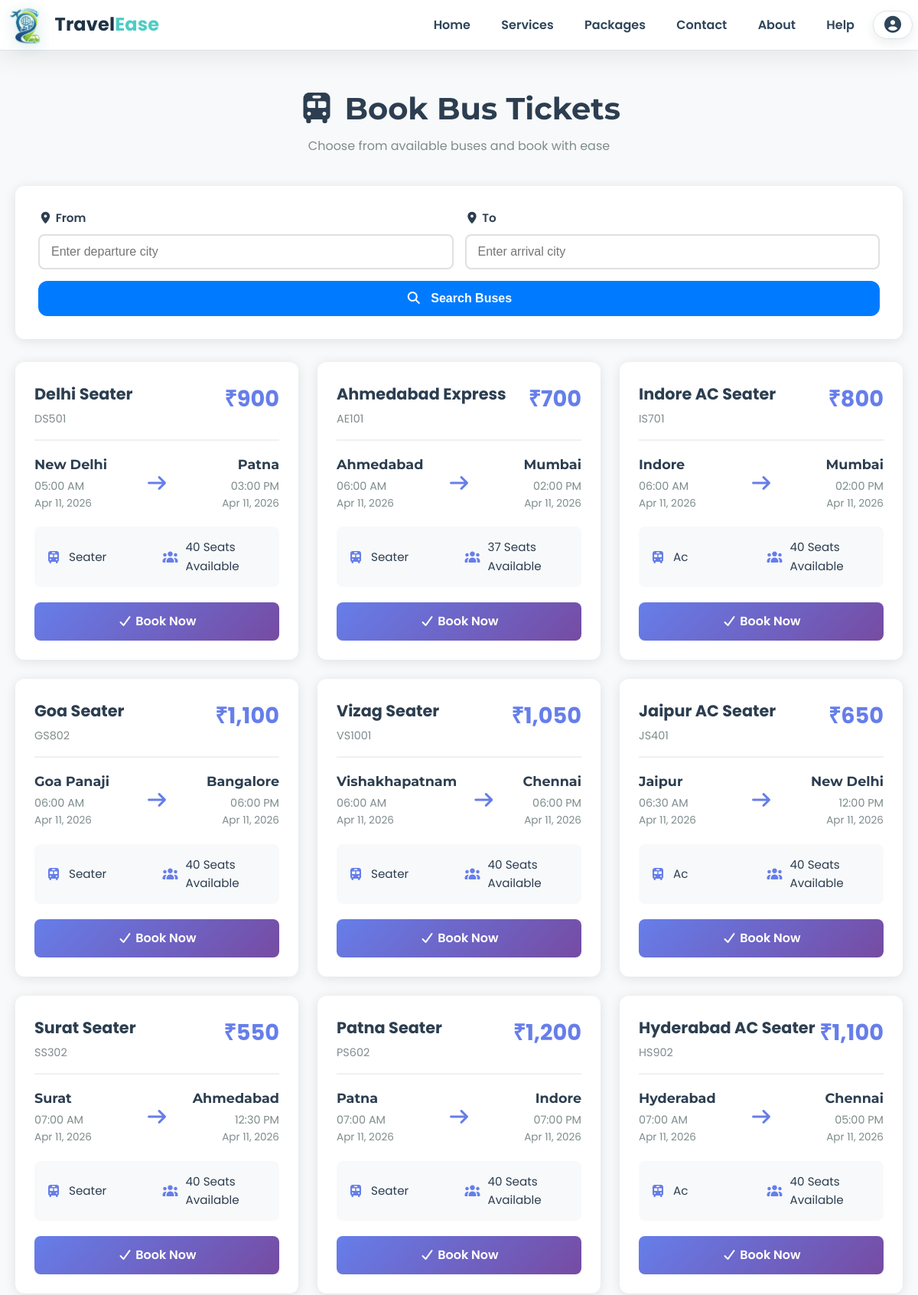
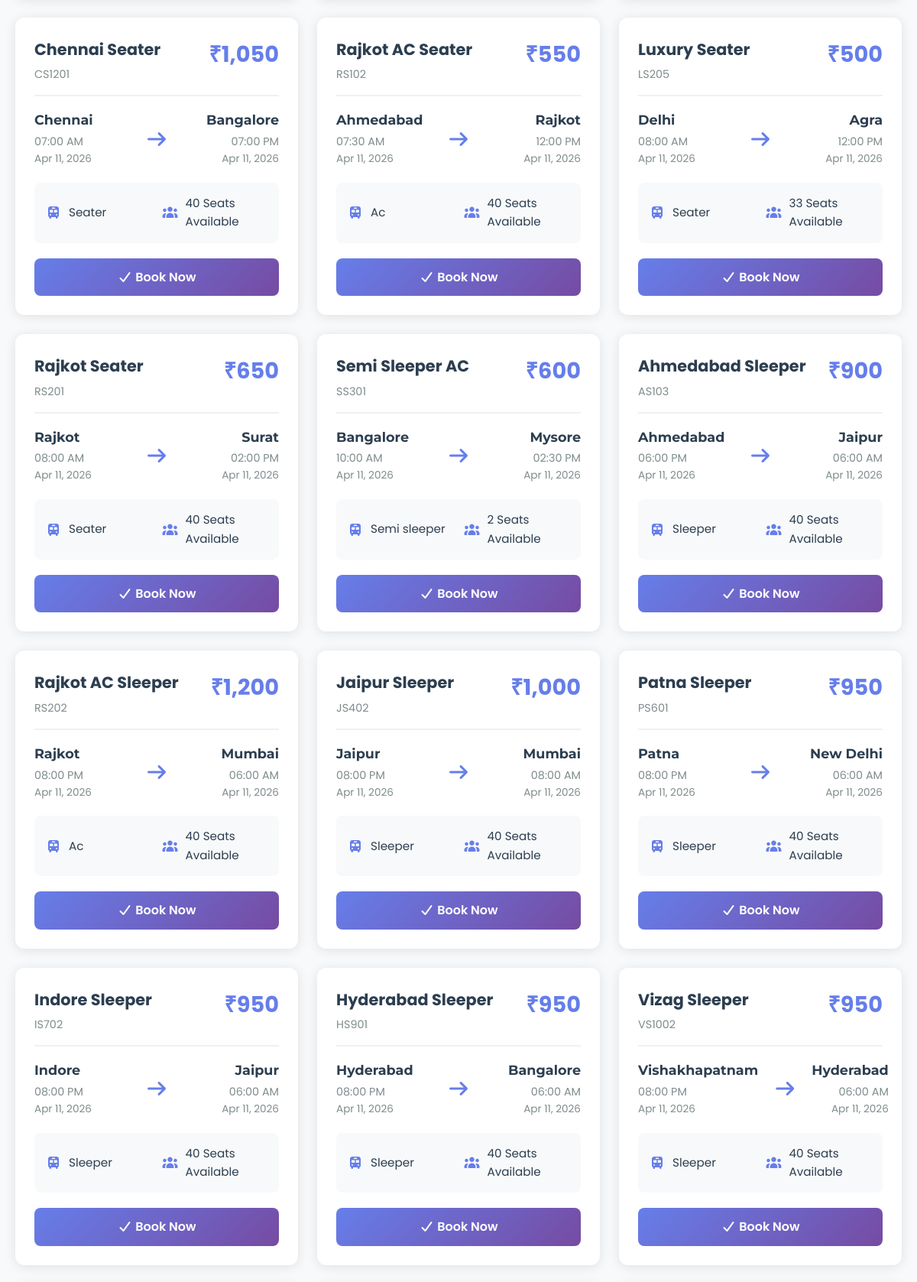
The app's page /busbook.php (upper part) with its own data (2 pictures, top to bottom).
### tables this page shows
CREATE TABLE IF NOT EXISTS `buses` (
  `id` int NOT NULL AUTO_INCREMENT,
  `bus_name` varchar(100) NOT NULL,
  `bus_number` varchar(20) NOT NULL,
  `departure_city` varchar(100) NOT NULL,
  `arrival_city` varchar(100) NOT NULL,
  `departure_time` time NOT NULL,
  `arrival_time` time NOT NULL,
  `departure_date` date NOT NULL,
  `arrival_date` date NOT NULL,
  `price` decimal(10,2) NOT NULL,
  `available_seats` int DEFAULT '40',
  `total_seats` int DEFAULT '40',
  `bus_type` enum('sleeper','semi_sleeper','seater','ac','non_ac') DEFAULT 'seater',
  `status` enum('active','inactive','cancelled') DEFAULT 'active',
  `created_at` timestamp NOT NULL DEFAULT CURRENT_TIMESTAMP,
  `updated_at` timestamp NOT NULL DEFAULT CURRENT_TIMESTAMP ON UPDATE CURRENT_TIMESTAMP,
  PRIMARY KEY (`id`)
);

### busbook.php (the view, shortened to what this page needs)
<?php
include "db.php";
$from = isset($_GET['from']) ? trim($_GET['from']) : '';
$to   = isset($_GET['to']) ? trim($_GET['to']) : '';
$sql = "SELECT * FROM buses WHERE status='active' AND available_seats > 0";
$sql .= " ORDER BY departure_date, departure_time";
$result = mysqli_query($conn, $sql);
$buses = [];
if ($result) {
    while ($row = mysqli_fetch_assoc($result)) {
        $buses[] = $row;
    }
}
?>
<!DOCTYPE html>
<html lang="en">
<head>
    <link rel="stylesheet" href="css/style.css">
    <link rel="stylesheet" href="css/all.min.css">
</head>
<body>
    <?php include 'includes/navbar.php'; ?>
    <div class="booking-container">
        <div class="page-header">
            <h1><i class="fas fa-bus"></i> Book Bus Tickets</h1>
            <p style="color: #7f8c8d;">Choose from available buses and book with ease</p>
        </div>
        <div class="search-form">
    <form method="GET" action="busbook.php">
        <div class="search-form-container">
            <div class="search-field">
                <label>
                    <i class="fas fa-map-marker-alt"></i> From
                </label>
                <input type="text" name="from"
                       placeholder="Enter departure city"
                       value="<?php echo htmlspecialchars($from); ?>">
            </div>
            <div class="search-field">
                <label>
                    <i class="fas fa-map-marker-alt"></i> To
                </label>
                <input type="text" name="to"
                       placeholder="Enter arrival city"
                       value="<?php echo htmlspecialchars($to); ?>">
            </div>
            <button type="submit" class="search-btn">
                <i class="fas fa-search"></i> Search Buses
            </button>
        </div>
    </form>
</div>
        <?php if(count($buses) > 0): ?>
            <div class="buses-grid">
                <?php foreach($buses as $bus): ?>
                    <div class="bus-card">
                        <div class="bus-header">
                            <div>
                                <div class="bus-name"><?php echo htmlspecialchars($bus['bus_name']); ?></div>
                                <div class="bus-number"><?php echo htmlspecialchars($bus['bus_number']); ?></div>
                            </div>
                            <div class="bus-price">₹<?php echo number_format($bus['price'], 0); ?></div>
                        </div>
                        <div class="bus-route">
                            <div class="route-city">
                                <h3><?php echo htmlspecialchars($bus['departure_city']); ?></h3>
                                <p><?php echo date('h:i A', strtotime($bus['departure_time'])); ?></p>
                                <p style="font-size: 0.85rem;"><?php echo date('M d, Y', strtotime($bus['departure_date'])); ?></p>
                            </div>
                            <div class="route-arrow">
                                <i class="fas fa-arrow-right"></i>
                            </div>
                            <div class="route-city" style="text-align: right;">
                                <h3><?php echo htmlspecialchars($bus['arrival_city']); ?></h3>
                                <p><?php echo date('h:i A', strtotime($bus['arrival_time'])); ?></p>
                                <p style="font-size: 0.85rem;"><?php echo date('M d, Y', strtotime($bus['arrival_date'])); ?></p>
                            </div>
                        </div>
                        <div class="bus-details">
                            <div class="detail-item">
                                <i class="fas fa-bus"></i>
                                <span><?php echo ucfirst(str_replace('_', ' ', $bus['bus_type'])); ?></span>
                            </div>
                            <div class="detail-item">
                                <i class="fas fa-users"></i>
                                <span><?php echo $bus['available_seats']; ?> Seats Available</span>
                            </div>
                        </div>
                        <a href="booking.php?type=bus&id=<?php echo $bus['id']; ?>" class="btn-book-bus">
                            <i class="fas fa-check"></i> Book Now
                        </a>
                    </div>
                <?php endforeach; ?>
            </div>
        <?php endif; ?>
    </div>
</body>
</html>

### css/style.css (style rules this page uses)
* { margin: 0; padding: 0; box-sizing: border-box; }
html { scroll-behavior: smooth; }
body { font-family: 'Poppins', sans-serif; line-height: 1.6; color: #333; background-color: #f8f9fa; overflow-x: hidden; }
h1, h2, h3, h4 { font-family: 'Montserrat', sans-serif; font-weight: 700; line-height: 1.3; }
.search-form { display: none; animation: fadeIn 0.5s ease; }
.search-form { display: none; width: 100%; }
.search-form input, .search-form select { width: 100%; padding: 12px 15px; border-radius: 10px; border: 1px solid #ccc; font-size: 15px; outline: none; transition: 0.3s; }
.search-form button { width: 100%; padding: 14px; background: #007bff; color: white; font-size: 16px; border: none; border-radius: 12px; cursor: pointer; transition: 0.3s ease; }

### busbook.php (style rules this page uses)
.booking-container { max-width: 1400px; margin: 30px auto; padding: 20px; }
.page-header { text-align: center; margin-bottom: 40px; }
.page-header h1 { font-size: 2.5rem; color: #2c3e50; margin-bottom: 10px; }
.buses-grid { display: grid; grid-template-columns: repeat(auto-fill, minmax(350px, 1fr)); gap: 25px; margin-top: 30px; }
.bus-card { background: white; border-radius: 12px; padding: 25px; box-shadow: 0 2px 15px rgba(0,0,0,0.1); transition: transform 0.3s, box-shadow 0.3s; }
.bus-header { display: flex; justify-content: space-between; align-items: start; margin-bottom: 20px; padding-bottom: 15px; border-bottom: 2px solid #f0f0f0; }
.bus-name { font-size: 1.3rem; font-weight: 700; color: #2c3e50; }
.bus-number { color: #7f8c8d; font-size: 0.9rem; margin-top: 5px; }
.bus-price { font-size: 1.8rem; font-weight: 700; color: #667eea; }
.bus-route { display: flex; align-items: center; justify-content: space-between; margin: 20px 0; }
.route-city { flex: 1; }
.route-city h3 { font-size: 1.1rem; color: #2c3e50; margin-bottom: 5px; }
.route-city p { color: #7f8c8d; font-size: 0.9rem; }
.route-arrow { margin: 0 20px; color: #667eea; font-size: 1.5rem; }
.bus-details { display: grid; grid-template-columns: repeat(2, 1fr); gap: 15px; margin: 20px 0; padding: 15px; background: #f8f9fa; border-radius: 8px; }
.detail-item { display: flex; align-items: center; gap: 10px; }
.detail-item i { color: #667eea; width: 20px; }
.detail-item span { color: #2c3e50; font-size: 0.95rem; }
.btn-book-bus { width: 100%; background: linear-gradient(135deg, #667eea 0%, #764ba2 100%); color: white; padding: 12px 20px; border: none; border-radius: 8px; font-size: 1rem; font-weight: 600; cursor: pointer; transition: transform 0.3s; text-decoration: none; display: block; text-align: center; }
.search-form { background: white; padding: 30px; border-radius: 12px; box-shadow: 0 2px 15px rgba(0,0,0,0.1); margin-bottom: 30px; display: block !important; visibility: visible !important; opacity: 1 !important; position: relative; z-index: 1; }
.search-form-container { display: flex; gap: 15px; align-items: flex-end; flex-wrap: wrap; }
.search-field { flex: 1; min-width: 200px; }
.search-field label { display: block; margin-bottom: 8px; color: #2c3e50; font-weight: 600; font-size: 0.95rem; }
.search-field input { width: 100%; padding: 12px 15px; border: 2px solid #e0e0e0; border-radius: 8px; font-size: 1rem; transition: border-color 0.3s; box-sizing: border-box; }
.search-btn { padding: 12px 30px; background: linear-gradient(135deg, #667eea 0%, #764ba2 100%); color: white; border: none; border-radius: 8px; font-size: 1rem; font-weight: 600; cursor: pointer; transition: transform 0.3s; white-space: nowrap; }
.search-btn i { margin-right: 8px; }
.search-form { display: block !important; visibility: visible !important; opacity: 1 !important; position: relative; z-index: 1; }

### records on screen
buses: bus_name "Delhi Seater", bus_number "DS501", price "900", departure_city "New Delhi", departure_time "05:00 AM", departure_date "Apr 11, 2026", arrival_city "Patna", arrival_time "03:00 PM", arrival_date "Apr 11, 2026", bus_type "Seater", available_seats "40"
buses: bus_name "Ahmedabad Express", bus_number "AE101", price "700", departure_city "Ahmedabad", departure_time "06:00 AM", departure_date "Apr 11, 2026", arrival_city "Mumbai", arrival_time "02:00 PM", arrival_date "Apr 11, 2026", bus_type "Seater", available_seats "37"
buses: bus_name "Indore AC Seater", bus_number "IS701", price "800", departure_city "Indore", departure_time "06:00 AM", departure_date "Apr 11, 2026", arrival_city "Mumbai", arrival_time "02:00 PM", arrival_date "Apr 11, 2026", bus_type "Ac", available_seats "40"
buses: bus_name "Goa Seater", bus_number "GS802", price "1,100", departure_city "Goa Panaji", departure_time "06:00 AM", departure_date "Apr 11, 2026", arrival_city "Bangalore", arrival_time "06:00 PM", arrival_date "Apr 11, 2026", bus_type "Seater", available_seats "40"
buses: bus_name "Vizag Seater", bus_number "VS1001", price "1,050", departure_city "Vishakhapatnam", departure_time "06:00 AM", departure_date "Apr 11, 2026", arrival_city "Chennai", arrival_time "06:00 PM", arrival_date "Apr 11, 2026", bus_type "Seater", available_seats "40"
buses: bus_name "Jaipur AC Seater", bus_number "JS401", price "650", departure_city "Jaipur", departure_time "06:30 AM", departure_date "Apr 11, 2026", arrival_city "New Delhi", arrival_time "12:00 PM", arrival_date "Apr 11, 2026", bus_type "Ac", available_seats "40"
buses: bus_name "Surat Seater", bus_number "SS302", price "550", departure_city "Surat", departure_time "07:00 AM", departure_date "Apr 11, 2026", arrival_city "Ahmedabad", arrival_time "12:30 PM", arrival_date "Apr 11, 2026", bus_type "Seater", available_seats "40"
buses: bus_name "Patna Seater", bus_number "PS602", price "1,200", departure_city "Patna", departure_time "07:00 AM", departure_date "Apr 11, 2026", arrival_city "Indore", arrival_time "07:00 PM", arrival_date "Apr 11, 2026", bus_type "Seater", available_seats "40"
buses: bus_name "Hyderabad AC Seater", bus_number "HS902", price "1,100", departure_city "Hyderabad", departure_time "07:00 AM", departure_date "Apr 11, 2026", arrival_city "Chennai", arrival_time "05:00 PM", arrival_date "Apr 11, 2026", bus_type "Ac", available_seats "40"
buses: bus_name "Chennai Seater", bus_number "CS1201", price "1,050", departure_city "Chennai", departure_time "07:00 AM", departure_date "Apr 11, 2026", arrival_city "Bangalore", arrival_time "07:00 PM", arrival_date "Apr 11, 2026", bus_type "Seater", available_seats "40"
buses: bus_name "Rajkot AC Seater", bus_number "RS102", price "550", departure_city "Ahmedabad", departure_time "07:30 AM", departure_date "Apr 11, 2026", arrival_city "Rajkot", arrival_time "12:00 PM", arrival_date "Apr 11, 2026", bus_type "Ac", available_seats "40"
buses: bus_name "Luxury Seater", bus_number "LS205", price "500", departure_city "Delhi", departure_time "08:00 AM", departure_date "Apr 11, 2026", arrival_city "Agra", arrival_time "12:00 PM", arrival_date "Apr 11, 2026", bus_type "Seater", available_seats "33"
buses: bus_name "Rajkot Seater", bus_number "RS201", price "650", departure_city "Rajkot", departure_time "08:00 AM", departure_date "Apr 11, 2026", arrival_city "Surat", arrival_time "02:00 PM", arrival_date "Apr 11, 2026", bus_type "Seater", available_seats "40"
buses: bus_name "Semi Sleeper AC", bus_number "SS301", price "600", departure_city "Bangalore", departure_time "10:00 AM", departure_date "Apr 11, 2026", arrival_city "Mysore", arrival_time "02:30 PM", arrival_date "Apr 11, 2026", bus_type "Semi sleeper", available_seats "2"
buses: bus_name "Ahmedabad Sleeper", bus_number "AS103", price "900", departure_city "Ahmedabad", departure_time "06:00 PM", departure_date "Apr 11, 2026", arrival_city "Jaipur", arrival_time "06:00 AM", arrival_date "Apr 11, 2026", bus_type "Sleeper", available_seats "40"
buses: bus_name "Rajkot AC Sleeper", bus_number "RS202", price "1,200", departure_city "Rajkot", departure_time "08:00 PM", departure_date "Apr 11, 2026", arrival_city "Mumbai", arrival_time "06:00 AM", arrival_date "Apr 11, 2026", bus_type "Ac", available_seats "40"
buses: bus_name "Jaipur Sleeper", bus_number "JS402", price "1,000", departure_city "Jaipur", departure_time "08:00 PM", departure_date "Apr 11, 2026", arrival_city "Mumbai", arrival_time "08:00 AM", arrival_date "Apr 11, 2026", bus_type "Sleeper", available_seats "40"
buses: bus_name "Patna Sleeper", bus_number "PS601", price "950", departure_city "Patna", departure_time "08:00 PM", departure_date "Apr 11, 2026", arrival_city "New Delhi", arrival_time "06:00 AM", arrival_date "Apr 11, 2026", bus_type "Sleeper", available_seats "40"
buses: bus_name "Indore Sleeper", bus_number "IS702", price "950", departure_city "Indore", departure_time "08:00 PM", departure_date "Apr 11, 2026", arrival_city "Jaipur", arrival_time "06:00 AM", arrival_date "Apr 11, 2026", bus_type "Sleeper", available_seats "40"
buses: bus_name "Hyderabad Sleeper", bus_number "HS901", price "950", departure_city "Hyderabad", departure_time "08:00 PM", departure_date "Apr 11, 2026", arrival_city "Bangalore", arrival_time "06:00 AM", arrival_date "Apr 11, 2026", bus_type "Sleeper", available_seats "40"
buses: bus_name "Vizag Sleeper", bus_number "VS1002", price "950", departure_city "Vishakhapatnam", departure_time "08:00 PM", departure_date "Apr 11, 2026", arrival_city "Hyderabad", arrival_time "06:00 AM", arrival_date "Apr 11, 2026", bus_type "Sleeper", available_seats "40"
